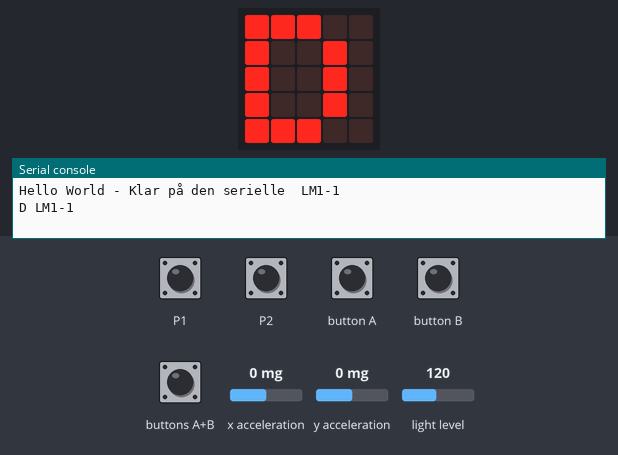
The program below on a simulated BBC micro:bit running MicroPython. Shown: the board's 5×5 LED display, the last lines printed to the serial console. Inputs (shaded band) come from the test bench; at power-on: x acceleration 0 mg, y acceleration 0 mg, light level 120.

Above: at 2.6 s.
3.8 s: x acceleration set to -468 mg
5.3 s: x acceleration set to -547 mg
At 5.7 s:
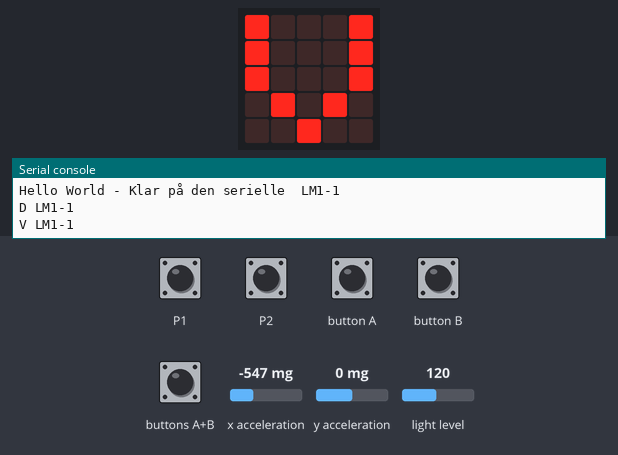
8.3 s: buttons A+B pressed for 1 s
At 8.9 s:
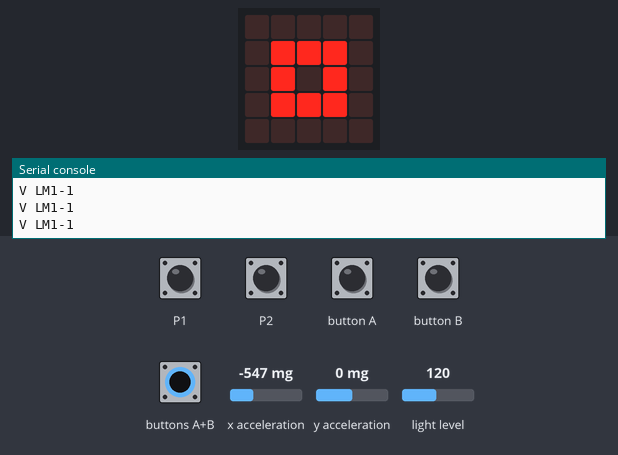
12.3 s: touch pin P1 pressed for 1 s
At 13.0 s:
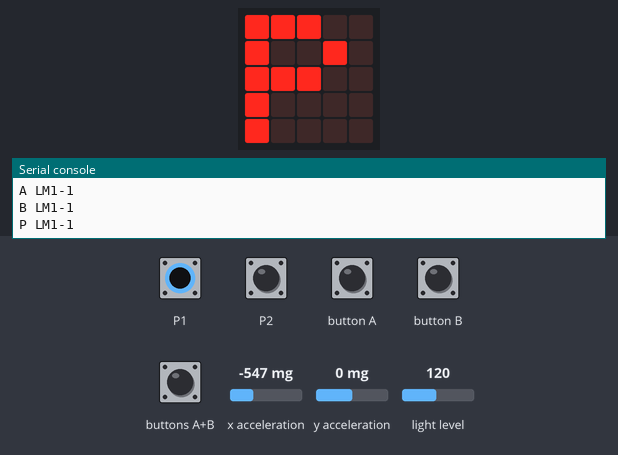
13.9 s: touch pin P2 pressed for 1 s
At 14.6 s:
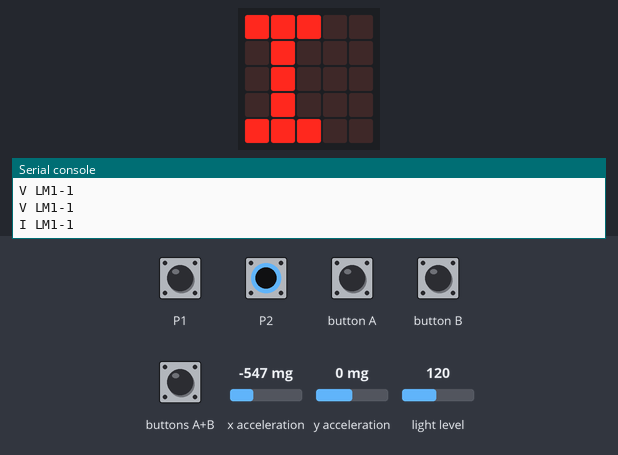
15.5 s: y acceleration set to -1440 mg
At 16.2 s:
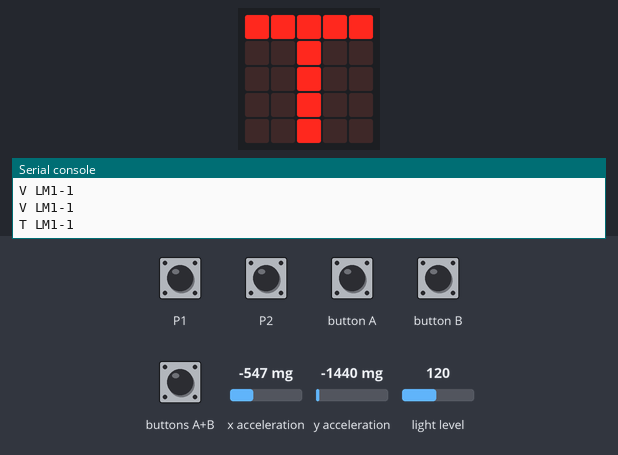
Timing chart, 0 to 18.5 s (numbered marks = the images above; inputs shaded):
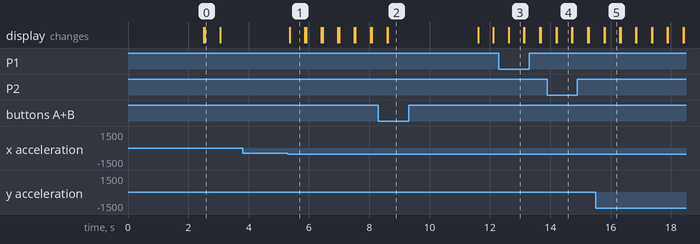

The program:

MicroBit_LKM1_revised.py
```python
from microbit import *
import radio

#       0123456789   - Must be 10 characters long
navn = "LM1-1     "        # 10 characters to identify MB - use name on beholder

radio.on()                 # Turn on radio module so it can send and receive messages - do use some extra power!
on_radio = False           # Global variable to decide whether or not to send character on radio
local_connected = True
current_lev = " "          # Initialise current light level to value not sent. Then it will be sent at first reading.

def clear_disp():
    sleep(500)
    display.clear()

def send_on_radio(s):
    # To identify inputs from radio compared to those from local make small letters from capital letters
    if s == "A": s_low = "a"
    elif s == "B": s_low = "b"
    elif s == "C": s_low = "c"
    elif s == "H": s_low = "h"
    elif s == "V": s_low = "v"
    elif s == "F": s_low = "f"
    elif s == "T": s_low = "t"
    elif s == "N": s_low = "n"
    elif s == "D": s_low = "d"
    elif s == "S": s_low = "s"
    elif s == "P": s_low = "p"
    elif s == "I": s_low = "i"
    else: s_low = "z"          # a character that we for now do not send meaning nothing to be sent

    if s_low != "z":
        sognavn=s_low+"-"+navn
        radio.send(sognavn)   # Send string - eventcharacter plus name - on radio waves - default setting - channel and group
        display.show(s_low)
        clear_disp()

def resp(s):
    if local_connected:
        print(s,navn)     # Send string - on seriel port (USB)
        display.show(s)   # Local feedback on microbit display showing string
        clear_disp()      # Clear display until next event happens - Next event will not register until display is cleared
    else:
        send_on_radio(s)  # send character in lower case on radio unless its a number

def display_current_mode(lc):
    if lc:
        display.show(Image.SQUARE_SMALL)
    else:
        display.show(Image.SQUARE)


def check_mode_shift():
    global local_connected
    both_pressed = button_a.is_pressed() and button_b.is_pressed()
    if both_pressed:
        display_current_mode(local_connected)
        sleep(3000)
        display.clear()
        both_pressed = button_a.is_pressed() and button_b.is_pressed()
        if both_pressed:  # still after 3 sec
            if local_connected: local_connected = False
            else: local_connected = True
            display_current_mode(local_connected)
            sleep(3000)
            display.clear()


print("Hello World - Klar på den serielle ",navn)    # Ready

display.show(Image.HAPPY)
sleep(2000)
clear_disp()


while True:                  # Forever - at least until power off/reset - generate events on USB or radio

    if button_a.was_pressed():
        resp("A")

    if button_b.was_pressed():
        resp("B")

    if pin0.is_touched():
        resp("C")

    if pin1.is_touched():
        resp("P")

    if pin2.is_touched():
        resp("I")

    reading1 = accelerometer.get_x()
    sleep(20)
    reading2 = accelerometer.get_x()

    if reading1 > 500 and reading2 > 500:           # filtering out spikes with 2 readings
        resp("H")
    elif reading1 < -500 and reading2 < -500:
        resp("V")

    reading1 = accelerometer.get_y()
    sleep(20)
    reading2 = accelerometer.get_y()

    if reading1 > 500 and reading2 > 500:
        resp("F")
    elif reading1 < -500 and reading2 < -500 :
        resp("T")

    light=display.read_light_level()
    if light < 40:
        new_lev="N"
    elif light > 180:
        new_lev="S"
    else:
        new_lev="D"

    if new_lev != current_lev:
        current_lev=new_lev
        resp(current_lev)

    check_mode_shift()

    if local_connected:
        r = radio.receive()
        if r: print(r)

        
```

Measured:
- the behaviour switches between -500 and -501 mg on x acceleration (found by bisection; images 0 and 1)
- after the input at 3.8 s, every drawn part: stays the same
- after the input at 5.3 s, the display: changes after 0.06 s (image 1)
- after the input at 8.3 s, the display: first differs from a run without the input after 0.31 s (image 2)
- after the input at 12.3 s, the display: changes after 0.32 s (image 3)
- after the input at 13.9 s, the display: first differs from a run without the input after 0.31 s (image 4)
- after the input at 15.5 s, the display: first differs from a run without the input after 0.31 s (image 5)
- what the display in image 0 shows lasts 0.6 s, from 2.5 s to 3.1 s
